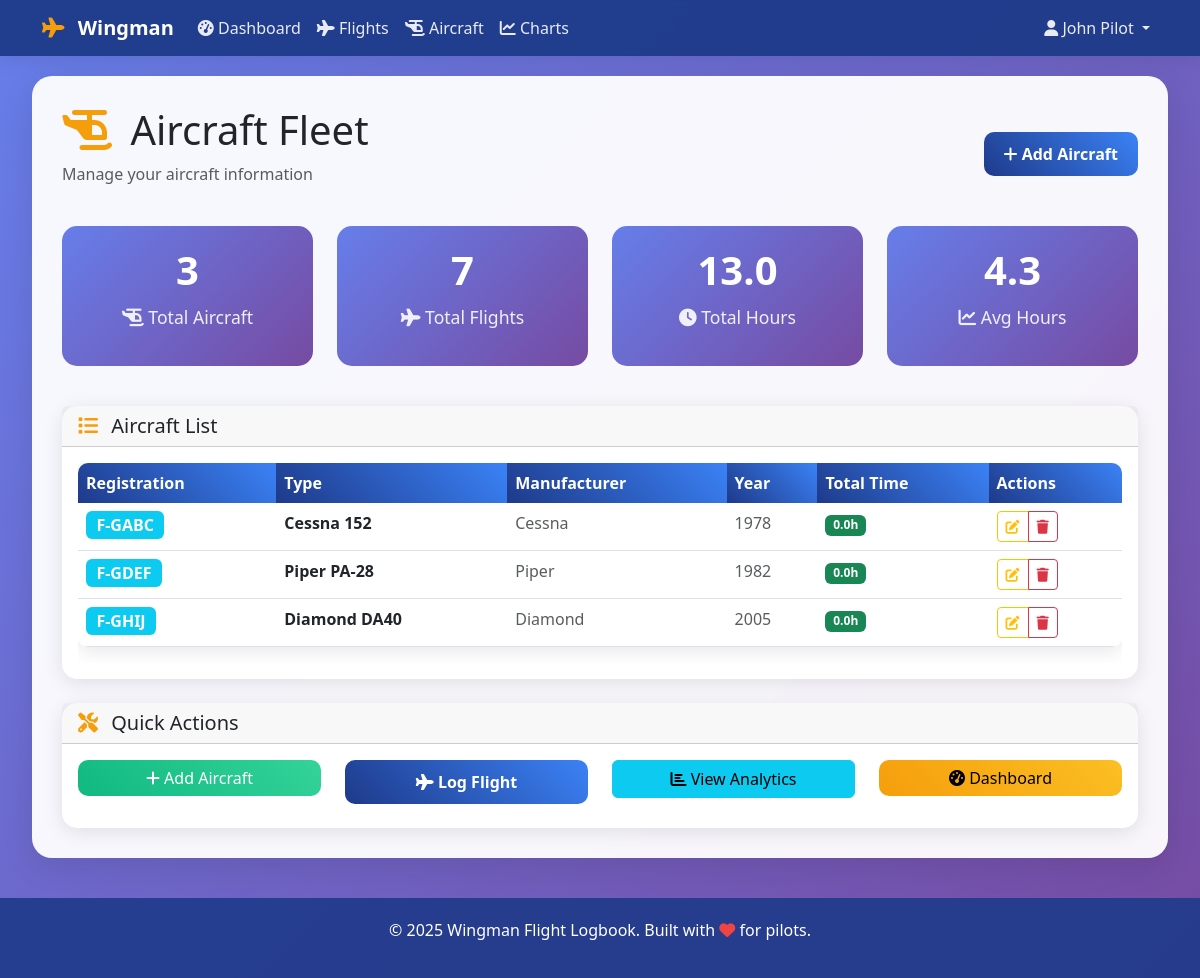
/aircraft/ (signed in), run on the app's committed database.
### logbook/models.py (models this page shows, shortened)
class Aircraft(models.Model):
    registration = models.CharField(max_length=10, unique=True, help_text="Aircraft registration (e.g., F-GABC)")
    type = models.CharField(max_length=50, help_text="Aircraft type (e.g., Cessna 152)")
    manufacturer = models.CharField(max_length=50, blank=True)
    year_manufactured = models.IntegerField(blank=True, null=True)
    total_time = models.DecimalField(max_digits=8, decimal_places=1, default=0, help_text="Total aircraft time in hours")

### logbook/views.py (the view)
# urls.py: path('aircraft/', views.AircraftListView.as_view(), name='aircraft-list'),
class AircraftListView(LoginRequiredMixin, ListView):
    model = Aircraft
    template_name = 'logbook/aircraft_list.html'
    context_object_name = 'aircraft'
    paginate_by = 20
    def get_context_data(self, **kwargs):
        context = super().get_context_data(**kwargs)
        user_flights = Flight.objects.filter(pilot=self.request.user)
        total_flights = user_flights.count()
        total_hours = user_flights.aggregate(total=Sum('total_time'))['total'] or 0
        aircraft_count = Aircraft.objects.count()
        avg_hours = total_hours / aircraft_count if aircraft_count > 0 else 0
        context['total_flights'] = total_flights
        context['total_hours'] = total_hours
        context['avg_hours'] = avg_hours
        return context

### templates/logbook/aircraft_list.html (shortened to what this page needs)
{% extends 'base.html' %}
{% load static %}
{% block content %}
<div class="row">
  <div class="col-12">
    <div class="d-flex justify-content-between align-items-center mb-4">
      <div>
        <h1 class="mb-2">
          <i class="fas fa-helicopter aviation-icon"></i>
          Aircraft Fleet
        </h1>
        <p class="text-muted">Manage your aircraft information</p>
      </div>
      <a href="{% url 'aircraft-create' %}" class="btn btn-primary">
        <i class="fas fa-plus"></i> Add Aircraft
      </a>
    </div>
  </div>
</div>
<div class="row mb-4">
  <div class="col-md-3 mb-3">
    <div class="stats-card">
      <h3>{{ aircraft.count }}</h3>
      <p><i class="fas fa-helicopter"></i> Total Aircraft</p>
    </div>
  </div>
  <div class="col-md-3 mb-3">
    <div class="stats-card">
      <h3>{{ total_flights }}</h3>
      <p><i class="fas fa-plane"></i> Total Flights</p>
    </div>
  </div>
  <div class="col-md-3 mb-3">
    <div class="stats-card">
      <h3>{{ total_hours|floatformat:1 }}</h3>
      <p><i class="fas fa-clock"></i> Total Hours</p>
    </div>
  </div>
  <div class="col-md-3 mb-3">
    <div class="stats-card">
      <h3>{{ avg_hours|floatformat:1 }}</h3>
      <p><i class="fas fa-chart-line"></i> Avg Hours</p>
    </div>
  </div>
</div>
<div class="row">
  <div class="col-12">
    <div class="card">
      <div class="card-header">
        <h5 class="card-title mb-0">
          <i class="fas fa-list aviation-icon"></i>
          Aircraft List
        </h5>
      </div>
      <div class="card-body">
        {% if aircraft %}
        <div class="table-responsive">
          <table class="table table-hover">
            <thead>
              <tr>
                <th>Registration</th>
                <th>Type</th>
                <th>Manufacturer</th>
                <th>Year</th>
                <th>Total Time</th>
                <th>Actions</th>
              </tr>
            </thead>
            <tbody>
              {% for aircraft_item in aircraft %}
              <tr>
                <td>
                  <span class="badge bg-info fs-6"
                    >{{ aircraft_item.registration }}</span
                  >
                </td>
                <td>
                  <strong>{{ aircraft_item.type }}</strong>
                </td>
                <td>
                  <span class="text-muted"
                    >{{ aircraft_item.manufacturer|default:"N/A" }}</span
                  >
                </td>
                <td>
                  <span class="text-muted"
                    >{{ aircraft_item.year_manufactured|default:"N/A" }}</span
                  >
                </td>
                <td>
                  <span class="badge bg-success"
                    >{{ aircraft_item.total_time }}h</span
                  >
                </td>
                <td>
                  <div class="btn-group" role="group">
                    <a
                      href="{% url 'aircraft-update' aircraft_item.pk %}"
                      class="btn btn-sm btn-outline-warning"
                      title="Edit"
                    >
                      <i class="fas fa-edit"></i>
                    </a>
                    <a
                      href="{% url 'aircraft-delete' aircraft_item.pk %}"
                      class="btn btn-sm btn-outline-danger"
                      title="Delete"
                    >
                      <i class="fas fa-trash"></i>
                    </a>
                  </div>
                </td>
              </tr>
              {% endfor %}
            </tbody>
          </table>
        </div>
        {% endif %}
      </div>
    </div>
  </div>
</div>
{% if aircraft %}
<div class="row mt-4">
  <div class="col-12">
    <div class="card">
      <div class="card-header">
        <h5 class="card-title mb-0">
          <i class="fas fa-tools aviation-icon"></i>
          Quick Actions
        </h5>
      </div>
      <div class="card-body">
        <div class="row">
          <div class="col-md-3 mb-2">
            <a href="{% url 'aircraft-create' %}" class="btn btn-success w-100">
              <i class="fas fa-plus"></i> Add Aircraft
            </a>
          </div>
          <div class="col-md-3 mb-2">
            <a href="{% url 'flight-create' %}" class="btn btn-primary w-100">
              <i class="fas fa-plane"></i> Log Flight
            </a>
          </div>
          <div class="col-md-3 mb-2">
            <a href="{% url 'charts' %}" class="btn btn-info w-100">
              <i class="fas fa-chart-bar"></i> View Analytics
            </a>
          </div>
          <div class="col-md-3 mb-2">
            <a href="{% url 'dashboard' %}" class="btn btn-warning w-100">
              <i class="fas fa-tachometer-alt"></i> Dashboard
            </a>
          </div>
        </div>
      </div>
    </div>
  </div>
</div>
{% endif %} {% endblock %}

### templates/base.html (shortened to what this page needs)
<!DOCTYPE html>
<html lang="en">
  <head>
    <link
      href="https://cdn.jsdelivr.net/npm/bootstrap@5.3.0/dist/css/bootstrap.min.css"
      rel="stylesheet"
    />
    <link
      rel="stylesheet"
      href="https://cdnjs.cloudflare.com/ajax/libs/font-awesome/6.4.0/css/all.min.css"
    />
  </head>
  <body>
    <nav class="navbar navbar-expand-lg navbar-dark">
      <div class="container">
        <a class="navbar-brand" href="{% url 'dashboard' %}">
          <i class="fas fa-plane aviation-icon"></i>
          Wingman
        </a>
        <div class="collapse navbar-collapse" id="navbarNav">
          {% if user.is_authenticated %}
          <ul class="navbar-nav me-auto">
            <li class="nav-item">
              <a class="nav-link" href="{% url 'dashboard' %}">
                <i class="fas fa-tachometer-alt"></i> Dashboard
              </a>
            </li>
            <li class="nav-item">
              <a class="nav-link" href="{% url 'flight-list' %}">
                <i class="fas fa-plane"></i> Flights
              </a>
            </li>
            <li class="nav-item">
              <a class="nav-link" href="{% url 'aircraft-list' %}">
                <i class="fas fa-helicopter"></i> Aircraft
              </a>
            </li>
            <li class="nav-item">
              <a class="nav-link" href="{% url 'charts' %}">
                <i class="fas fa-chart-line"></i> Charts
              </a>
            </li>
          </ul>
          <ul class="navbar-nav">
            <li class="nav-item dropdown">
              <a
                class="nav-link dropdown-toggle"
                href="#"
                id="navbarDropdown"
                role="button"
                data-bs-toggle="dropdown"
              >
                <i class="fas fa-user"></i>
                {{ user.get_full_name|default:user.username }}
              </a>
            </li>
          </ul>
          {% endif %}
        </div>
      </div>
    </nav>
    <div class="container-fluid">
      <div class="main-content">
        {% block content %}{% endblock %}
      </div>
    </div>
    <footer class="footer">
      <div class="container">
        <p>
          &copy; 2025 Wingman Flight Logbook. Built with
          <i class="fas fa-heart" style="color: #ef4444"></i> for pilots.
        </p>
      </div>
    </footer>
  </body>
</html>

### templates/base.html (style rules this page uses)
:root { --primary-color: #1e3a8a; --secondary-color: #3b82f6; --accent-color: #f59e0b; --success-color: #10b981; --danger-color: #ef4444; --warning-color: #f59e0b; --info-color: #06b6d4; }
body { background: linear-gradient(135deg, #667eea 0%, #764ba2 100%); min-height: 100vh; font-family: "Segoe UI", Tahoma, Geneva, Verdana, sans-serif; }
.navbar { background: rgba(30, 58, 138, 0.95) !important; backdrop-filter: blur(10px); box-shadow: 0 2px 20px rgba(0, 0, 0, 0.1); }
.navbar-brand { font-weight: bold; color: white !important; }
.navbar-nav .nav-link { color: rgba(255, 255, 255, 0.9) !important; transition: color 0.3s ease; }
.main-content { background: rgba(255, 255, 255, 0.95); backdrop-filter: blur(10px); border-radius: 20px; box-shadow: 0 8px 32px rgba(0, 0, 0, 0.1); margin: 20px; padding: 30px; min-height: calc(100vh - 120px); }
.card { border: none; border-radius: 15px; box-shadow: 0 4px 20px rgba(0, 0, 0, 0.1); transition: transform 0.3s ease, box-shadow 0.3s ease; }
.btn-primary { background: linear-gradient( 45deg, var(--primary-color), var(--secondary-color) ); border: none; border-radius: 10px; padding: 10px 20px; font-weight: 600; transition: all 0.3s ease; }
.btn-success { background: linear-gradient(45deg, var(--success-color), #34d399); border: none; border-radius: 10px; }
.btn-warning { background: linear-gradient(45deg, var(--warning-color), #fbbf24); border: none; border-radius: 10px; }
.stats-card { background: linear-gradient(135deg, #667eea 0%, #764ba2 100%); color: white; border-radius: 15px; padding: 20px; text-align: center; }
.stats-card h3 { font-size: 2.5rem; font-weight: bold; margin-bottom: 10px; }
.stats-card p { font-size: 1.1rem; opacity: 0.9; }
.navbar { z-index: 1030; }
.main-content { position: relative; z-index: 1; }
.table { border-radius: 10px; overflow: hidden; box-shadow: 0 4px 20px rgba(0, 0, 0, 0.1); }
.table thead th { background: linear-gradient( 45deg, var(--primary-color), var(--secondary-color) ); color: white; border: none; font-weight: 600; }
.footer { background: rgba(30, 58, 138, 0.9); color: white; text-align: center; padding: 20px; margin-top: 40px; }
.aviation-icon { color: var(--accent-color); margin-right: 8px; }

### data on the page
Aircraft: registration "F-GABC", type "Cessna 152", manufacturer "Cessna", year_manufactured "1978", total_time "0.0"
Aircraft: registration "F-GDEF", type "Piper PA-28", manufacturer "Piper", year_manufactured "1982", total_time "0.0"
Aircraft: registration "F-GHIJ", type "Diamond DA40", manufacturer "Diamond", year_manufactured "2005", total_time "0.0"

### other printed values
{{ user.get_full_name|default:user.username }} "John Pilot"
{{ aircraft.count }} "3"
{{ total_flights }} "7"
{{ total_hours|floatformat:1 }} "13.0"
{{ avg_hours|floatformat:1 }} "4.3"
